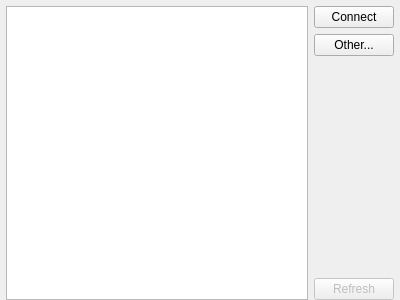
<?xml version="1.0" encoding="UTF-8"?>
<ui version="4.0">
 <class>ConnectWidget</class>
 <widget class="QWidget" name="ConnectWidget">
  <property name="geometry">
   <rect>
    <x>0</x>
    <y>0</y>
    <width>400</width>
    <height>300</height>
   </rect>
  </property>
  <property name="windowTitle">
   <string>Connect</string>
  </property>
  <layout class="QVBoxLayout" name="verticalLayout_2">
   <property name="leftMargin">
    <number>6</number>
   </property>
   <property name="topMargin">
    <number>6</number>
   </property>
   <property name="rightMargin">
    <number>6</number>
   </property>
   <property name="bottomMargin">
    <number>0</number>
   </property>
   <item>
    <layout class="QHBoxLayout" name="horizontalLayout">
     <item>
      <widget class="QListView" name="networks"/>
     </item>
     <item>
      <layout class="QVBoxLayout" name="verticalLayout">
       <item>
        <widget class="QPushButton" name="connect">
         <property name="text">
          <string>Connect</string>
         </property>
         <property name="icon">
          <iconset resource="../rc/icons.qrc">
           <normaloff>:/icons/transmit_go.png</normaloff>:/icons/transmit_go.png</iconset>
         </property>
        </widget>
       </item>
       <item>
        <widget class="QPushButton" name="other">
         <property name="text">
          <string>Other...</string>
         </property>
         <property name="icon">
          <iconset resource="../rc/icons.qrc">
           <normaloff>:/icons/transmit_add.png</normaloff>:/icons/transmit_add.png</iconset>
         </property>
        </widget>
       </item>
       <item>
        <spacer name="verticalSpacer">
         <property name="orientation">
          <enum>Qt::Vertical</enum>
         </property>
         <property name="sizeHint" stdset="0">
          <size>
           <width>20</width>
           <height>40</height>
          </size>
         </property>
        </spacer>
       </item>
       <item>
        <widget class="QPushButton" name="refresh">
         <property name="enabled">
          <bool>false</bool>
         </property>
         <property name="text">
          <string>Refresh</string>
         </property>
         <property name="icon">
          <iconset resource="../rc/icons.qrc">
           <normaloff>:/icons/arrow_refresh.png</normaloff>:/icons/arrow_refresh.png</iconset>
         </property>
        </widget>
       </item>
      </layout>
     </item>
    </layout>
   </item>
  </layout>
 </widget>
 <resources>
  <include location="../rc/icons.qrc"/>
 </resources>
 <connections/>
</ui>
